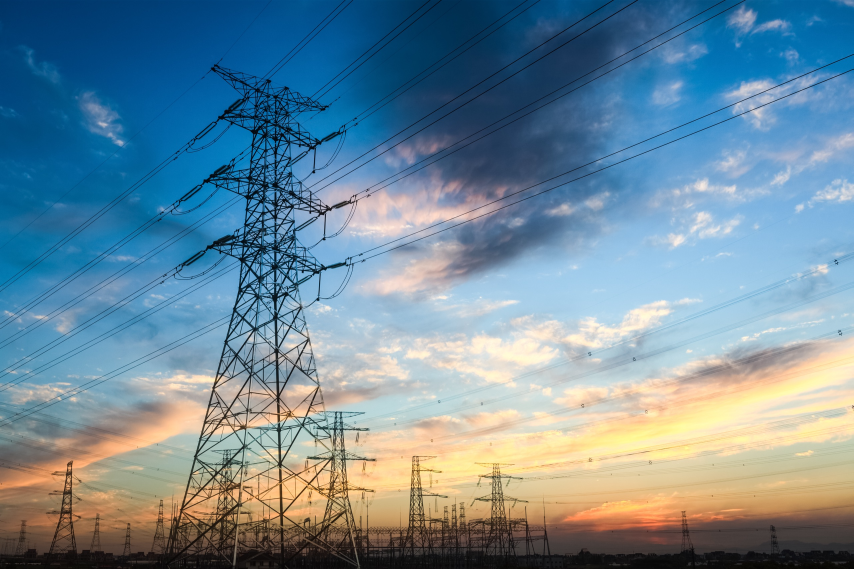
#> input picture drop/electricity-hero-electricity-4bb00d32-4bb00d32-4bb00d32-4bb00d32.jpg, 2560 x 1706 px (shown at 1/3 size); its folder holds only this picture in this run
$ python stage_real_photos.py drop/electricity-hero-electricity-4bb00d32-4bb00d32-4bb00d32-4bb00d32.jpg
#> lines starting #> are read from the running program, lines starting #| are printed output that depends on the picture
### image_ledger.py
#!/usr/bin/env python3
# -*- coding: utf-8 -*-
"""image_ledger.py — regla de NO repetir imagen en @manzanosenterprises (Victor, 17-sep-2026).

Victor: "no podemos repetir imagenes en menos de 360 dias". Este modulo es la
memoria de lo publicado y la biblioteca de imagenes nuevas:

  image_history.json   una fila por imagen publicada: fecha, sha1, ahash, tipo, ref.
  image_library.json   imagenes descargadas (SerpAPI) y su estado de revision.
  library/             los ficheros de la biblioteca.

WHY hash perceptual y no solo sha1: la MISMA foto reescalada o recomprimida tiene
otro sha1 (pasó en agolfcars el 10-sep-2026, ver agolfcars-ig-engine.md). Dos fotos
con aHash a distancia de Hamming <= AHASH_MAX_DIST se tratan como la misma.
"""
import os, json, hashlib, datetime

LOCAL        = os.path.dirname(os.path.abspath(__file__))
HISTORY      = os.path.join(LOCAL, "image_history.json")
LIBRARY_JSON = os.path.join(LOCAL, "image_library.json")
LIBRARY_DIR  = os.path.join(LOCAL, "library")

NO_REPEAT_DAYS = 360  # Regla de Victor (17-sep-2026): ninguna imagen se repite en < 360 dias.
AHASH_MAX_DIST = 6    # WHY: 6/256 bits tolera recompresion y reescalado sin confundir fotos
                      # distintas; es el umbral que ya funciono en el motor de agolfcars.


def sha1(path):
    with open(path, "rb") as f:
        return hashlib.sha1(f.read()).hexdigest()


def ahash(path):
    """aHash 16x16 como cadena hex de 64 caracteres (256 bits)."""
    from PIL import Image
    im = Image.open(path).convert("L").resize((16, 16))
    px = list(im.getdata())
    avg = sum(px) / len(px)
    bits = "".join("1" if p > avg else "0" for p in px)
    return "%064x" % int(bits, 2)


def dist(a, b):
    return bin(int(a, 16) ^ int(b, 16)).count("1")


# [13 lines left out: functions _load, _save, not called in this run]


def history():
    return _load(HISTORY, [])


# [30 lines left out: functions last_used, used_recently, record, not called in this run]


# ── Biblioteca ───────────────────────────────────────────────────────────────
def library():
    return _load(LIBRARY_JSON, [])


def save_library(rows):
    _save(LIBRARY_JSON, rows)


# [18 lines left out: function library_free, not called in this run]

### stage_real_photos.py
#!/usr/bin/env python3
# -*- coding: utf-8 -*-
"""stage_real_photos.py — encola en drop/ fotos REALES de las divisiones, revisadas a ojo.

17-sep-2026. Hasta hoy el drop solo tenia 7 heroes y la foto de JMC se repetia. Estas
fotos salen de las webs propias de cada division (Palacio, Habitat, Wines USA) y se han
revisado una a una en hojas de contacto: sin personas protagonistas, sin David, sin
marcas vetadas (D-Boat, Music), sin la tele con logo de terceros, interiores del Palacio
solo del Palacio (regla palacio-ig-identidad-imagen.md).

Cada foto lleva su propia primera linea (ES y EN) para que el pie no se repita, y se
recorta al rango de proporciones que Instagram acepta (4:5 a 1.91:1).

Uso:  python3 stage_real_photos.py [--dry]
"""
import os, sys
from PIL import Image
import fetch_real_images as F
import image_ledger as L

CODE = os.path.expanduser("~/Code")
P  = CODE + "/PalaciodeManzanosweb/public/images/palacio/"
H  = CODE + "/ManzanosHabitat/manzanoshabitat-new/public/images/"
WP = CODE + "/manzanoswinesusa/app/public/wines/winery-photos/"
WG = CODE + "/manzanoswinesusa/app/public/images/wineries/haro/"

IG_MIN_RATIO = 0.8    # WHY: Instagram rechaza feed mas alto que 4:5
IG_MAX_RATIO = 1.91   # WHY: y mas ancho que 1.91:1
OUT_MAX_W    = 1440   # WHY: ancho maximo que IG conserva; mas solo pesa

# (division, fichero, linea ES, linea EN)
PHOTOS = [
    ("palacio", P + "DSC_4339-HDR-Editar.jpg", "Sala de juegos con billar y cine privado.", "Games room with pool table and private cinema."),
    ("palacio", P + "DSC_4392.jpg", "La escalera de madera que une las plantas del palacio.", "The wooden staircase that links every floor of the palace."),
    ("palacio", P + "Manzanos-1.jpg", "Dormitorios luminosos, pensados para descansar de verdad.", "Bright bedrooms, designed for real rest."),
    ("palacio", P + "Manzanos-10.jpg", "Cada habitación, con su propia personalidad.", "Every room with its own personality."),
    ("palacio", P + "Manzanos-14.jpg", "Habitaciones para las familias y los más pequeños.", "Rooms for families and the little ones."),
    ("palacio", P + "Manzanos-17.jpg", "Bajo cubierta, vigas de madera y luz cenital.", "Under the roof: wooden beams and skylights."),
    ("palacio", P + "Manzanos-2.jpg", "Desayuno en la cama, sin prisa.", "Breakfast in bed, no rush."),
    ("palacio", P + "Manzanos-28.jpg", "Zona de bienestar con sauna y gimnasio.", "Wellness area with sauna and gym."),
    ("palacio", P + "Manzanos-6.jpg", "Detalles que convierten una escapada en un recuerdo.", "Details that turn a getaway into a memory."),
    ("palacio", P + "Manzanos_interior-11.jpg", "Cocina equipada para grupos y celebraciones.", "A kitchen equipped for groups and celebrations."),
    ("habitat", H + "calle-grande-28/gallery/exterior-01.jpg", "Calle Grande 28, Calahorra: cuatro viviendas de lujo.", "Calle Grande 28, Calahorra: four luxury homes."),
    ("habitat", H + "calle-grande-28/gallery/rooftop-07.jpg", "Terraza en cubierta de Calle Grande 28 (render del proyecto).", "Rooftop terrace at Calle Grande 28 (project render)."),
    ("habitat", H + "calle-grande-28/gallery/rooftop-01.jpg", "Calle Grande 28 vista desde arriba (render del proyecto).", "Calle Grande 28 from above (project render)."),
    ("habitat", H + "calle-grande-28/gallery/comunes-07.jpg", "Zonas comunes de Calle Grande 28 (render del proyecto).", "Shared spaces at Calle Grande 28 (project render)."),
    ("habitat", H + "calle-grande-28/gallery/salon-04.jpg", "Cocina y comedor abiertos en Calle Grande 28 (render).", "Open kitchen and dining at Calle Grande 28 (render)."),
    ("habitat", H + "calle-grande-28/gallery/interior-07.jpg", "Baños de piedra natural en Calle Grande 28 (render).", "Natural stone bathrooms at Calle Grande 28 (render)."),
    ("habitat", H + "mh-villafranca/gallery/ext-05.jpg", "MH Villafranca: piscina comunitaria (render del proyecto).", "MH Villafranca: community pool (project render)."),
    ("habitat", H + "mh-villafranca/gallery/ext-07.jpg", "MH Villafranca: pista de pádel dentro de la urbanización (render).", "MH Villafranca: padel court inside the community (render)."),
    ("habitat", H + "mh-villafranca/gallery/ext-03-1.jpg", "MH Villafranca: calle interior privada (render del proyecto).", "MH Villafranca: private inner street (project render)."),
    ("legacy", WG + "gallery-02.jpg", "La fachada de Bodegas Manzanos en Haro.", "The façade of Bodegas Manzanos in Haro."),
    ("legacy", WG + "gallery-08.jpg", "Haro, La Rioja: donde empezó todo.", "Haro, La Rioja: where it all began."),
    ("legacy", WP + "Winery-Haro-03.jpg", "La prensa antigua que guardamos en la bodega de Haro.", "The old wine press we keep in our Haro cellar."),
    ("legacy", WP + "Winery-Haro-05.jpg", "La nave de barricas de Haro.", "The barrel hall in Haro."),
    ("legacy", WG + "gallery-06.jpg", "Un nombre que llevamos desde 1890.", "A name we have carried since 1890."),
    ("legacy", WG + "gallery-04.jpg", "Botellas en reposo, a la espera de su momento.", "Bottles at rest, waiting for their moment."),
    ("wines", WP + "Winery-Azagra-05.jpg", "Nuestra bodega de Azagra, Navarra, entre viñedos.", "Our winery in Azagra, Navarra, among the vines."),
    ("wines", WP + "Winery-Azagra-07.jpg", "Azagra al anochecer.", "Azagra at dusk."),
    ("wines", WP + "Winery-Campanas-05.jpg", "Las Campanas, Navarra.", "Las Campanas, Navarra."),
    ("wines", WP + "Winery-Campanas-07.jpg", "Barricas en reposo en Las Campanas.", "Barrels resting at Las Campanas."),
    ("wines", WP + "Winery-Chateau-Jolys-01.jpg", "Château Jolys, Jurançon, Francia: una de las bodegas con las que trabajamos.", "Château Jolys, Jurançon, France: one of our partner estates."),
    ("wines", WP + "Winery-Chateau-Jolys-05.jpg", "Amanece sobre las colinas de Jurançon.", "Morning over the Jurançon hills."),
    ("wines", WP + "Winery-Cremaschi-Furlotti-01.jpg", "Viñedos de Cremaschi Furlotti, valle del Maule, Chile.", "Cremaschi Furlotti vineyards, Maule Valley, Chile."),
    ("wines", WP + "Winery-DuchessaLia-01.jpg", "La bodega de Duchessa Lia, Piamonte, Italia.", "The cellar at Duchessa Lia, Piedmont, Italy."),
]


def fit_for_ig(src, dest):
    im = Image.open(src).convert("RGB")
    w, h = im.size
    r = w / h
    if r > IG_MAX_RATIO:
        nw = int(h * IG_MAX_RATIO); x = (w - nw) // 2; im = im.crop((x, 0, x + nw, h))
    elif r < IG_MIN_RATIO:
        nh = int(w / IG_MIN_RATIO); y = (h - nh) // 2; im = im.crop((0, y, w, y + nh))
    if im.size[0] > OUT_MAX_W:
        im = im.resize((OUT_MAX_W, int(im.size[1] * OUT_MAX_W / im.size[0])), Image.LANCZOS)
    im.save(dest, "JPEG", quality=90, optimize=True, progressive=True)


def caption(div, line_es, line_en):
    c = F.DIVISIONS[div]
    es = line_es + " " + c["cap_es"]
    en = line_en + " " + c["cap_en"]
    first, second = (en, es) if c.get("en_first") else (es, en)  # Wines USA: ingles primero (brief §3)
    parts = [first, "", "⸻", "", second, "", c["cta"], c["geo"]]
    if c["collab"]:
        parts.append(f"Descúbrelo en {c['collab']} / More at {c['collab']}")
    parts += ["", " ".join(c["nicho"])]
    text = "\n".join(parts)
    assert "—" not in text, "raya larga prohibida"
    return text


def main(dry):
#> called with dry = False
    os.makedirs(F.DROP, exist_ok=True)
    # Orden intercalado por division para que el feed alterne (el motor toma el drop por nombre).
    by_div = {}
    for row in PHOTOS:
        by_div.setdefault(row[0], []).append(row)
    order, i = [], 0
    while any(by_div.values()):
        for d in list(by_div):
            if by_div[d]:
                order.append(by_div[d].pop(0))
    existing = [L.ahash(os.path.join(F.DROP, n)) for n in os.listdir(F.DROP)
                if n.lower().endswith(".jpg")]
#> in ahash, `im = Image.open(path).convert("L").resize((16, 16))`:
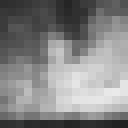
#> im: PIL image 16x16 L (shown 8 times larger); min 34, max 234, mean 132.5
#> in ahash, `px = list(im.getdata())`: px = 256 values, max 234 at index 190, min 34 at index 254, mean 132.5
#> in ahash, `avg = sum(px) / len(px)`: avg = 132.5
    n = 0
    for k, (div, src, les, len_) in enumerate(order):
        if not os.path.exists(src):
            print("FALTA", src); continue
        if any(t in src.lower() for t in F.BLOCKED_PERSON_TOKENS):
            print("VETADA", src); continue
        base = f"r{k:03d}-{div}-{os.path.splitext(os.path.basename(src))[0]}"[:60]
        dest = os.path.join(F.DROP, base + ".jpg")
        if dry:
            print("[DRY]", base); continue
        fit_for_ig(src, dest)
        h = L.ahash(dest)
        if L.used_recently(dest) or any(L.dist(h, e) <= L.AHASH_MAX_DIST for e in existing):
            os.remove(dest); print("repetida, se salta:", base); continue
        existing.append(h)
        with open(os.path.join(F.DROP, base + ".txt"), "w", encoding="utf-8") as f:
            f.write(caption(div, les, len_))
        n += 1
    print(f"Encoladas {n} fotos reales.")


if __name__ == "__main__":
    main("--dry" in sys.argv)
